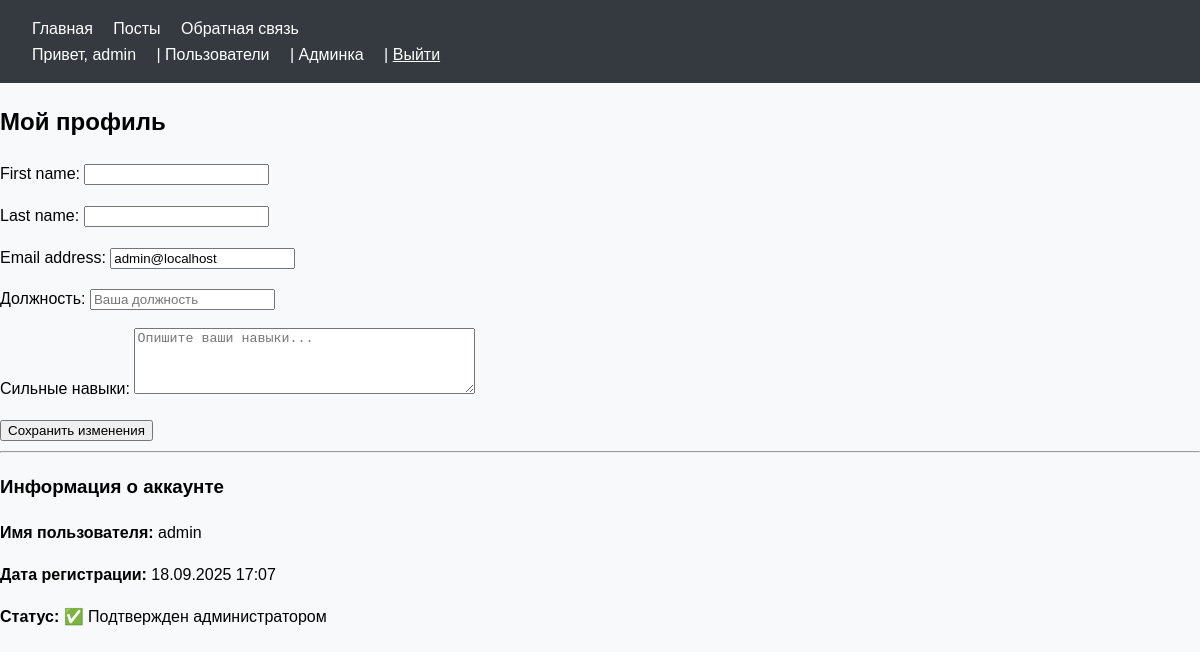
/users/profile/ (signed in), run on the app's committed database.
### users/models.py (models this page shows, shortened)
class User(AbstractUser):
    skills = models.TextField('Сильные навыки', blank=True)
    position = models.CharField('Должность', max_length=100, blank=True)
    is_approved = models.BooleanField('Подтверждённый аккаунт', default=False)

### users/views.py (the view)
# urls.py: path('profile/', views.profile, name='profile'),
@login_required
def profile(request):
    if request.method == 'POST':
        form = ProfileUpdateForm(request.POST, instance=request.user)
        if form.is_valid():
            form.save()
            messages.success(request, 'Профиль успешно обновлен!')
            return redirect('profile')
    else:
        form = ProfileUpdateForm(instance=request.user)
    return render(request, 'users/profile.html', {'form': form})

### users/forms.py
class ProfileUpdateForm(forms.ModelForm):
    class Meta:
        model = User
        fields = ('first_name', 'last_name', 'email', 'position', 'skills')
        widgets = {
            'skills': forms.Textarea(attrs={'rows': 4, 'placeholder': 'Опишите ваши навыки...'}),
            'position': forms.TextInput(attrs={'placeholder': 'Ваша должность'}),
        }

### users/templates/users/profile.html (shortened to what this page needs)
{% extends 'base.html' %}
{% block content %}
  <h2>Мой профиль</h2>
  <form method="post">
    {{ form.as_p }}
    <button type="submit">Сохранить изменения</button>
  </form>
  <hr />
  <h3>Информация о аккаунте</h3>
  <p>
    <strong>Имя пользователя:</strong> {{ user.username }}
  </p>
  <p>
    <strong>Дата регистрации:</strong> {{ user.date_joined|date:'d.m.Y H:i' }}
  </p>
  <p>
    <strong>Статус:</strong>
    {% if user.is_approved %}
      ✅ Подтвержден администратором
    {% else %}
      ⏳ Ожидает подтверждения администратором
    {% endif %}
  </p>
{% endblock %}

### templates/base.html (shortened to what this page needs)
<!DOCTYPE html>
<html lang="ru">
  <head>
    {% load static %}
    <link rel="stylesheet" href="{% static 'css/style.css' %}" />
    <link rel="stylesheet" href="{% static 'css/posts.css' %}" />
    <link rel="stylesheet" href="{% static 'css/feedback.css' %}">
  </head>
  <body>
    <nav class="navbar">
      <div>
        <a href="{% url 'home' %}">Главная</a>
        <a href="{% url 'post_list' %}">Посты</a>
        <a href="{% url 'feedback_list' %}">Обратная связь</a>
      </div>
      <div class="user-info">
        {% if user.is_authenticated %}
          Привет, <a href="{% url 'profile' %}">{{ user.username }}</a>{% if user.is_staff %}
            | <a href="{% url 'user_list' %}">Пользователи</a>
            | <a href="{% url 'admin:index' %}">Админка</a>
          {% endif %}|<form action="{% url 'logout' %}" method="post" style="display: inline;">
            <button type="submit" style="background: none; border: none; color: white; cursor: pointer; text-decoration: underline; padding: 0; margin: 0;">Выйти</button>
          </form>
        {% else %}
          <a href="{% url 'login' %}">Войти</a>
        {% endif %}
      </div>
    </nav>
    <main>
      {% block content %}
      {% endblock %}
    </main>
  </body>
</html>

### static/css/style.css (style rules this page uses)
body { font-family: Arial, sans-serif; line-height: 1.6; margin: 0; padding: 0; background-color: #f8f9fa; }
.navbar { background: #343a40; color: white; padding: 1rem 2rem; }
.navbar a { color: white; text-decoration: none; margin-right: 1rem; }
.navbar form { display: inline; }
.navbar button { background: none; border: none; color: white; cursor: pointer; text-decoration: underline; padding: 0; margin: 0; font: inherit; }

### data on the page
User: username "admin", email "admin@localhost", date_joined "18.09.2025 17:07"
